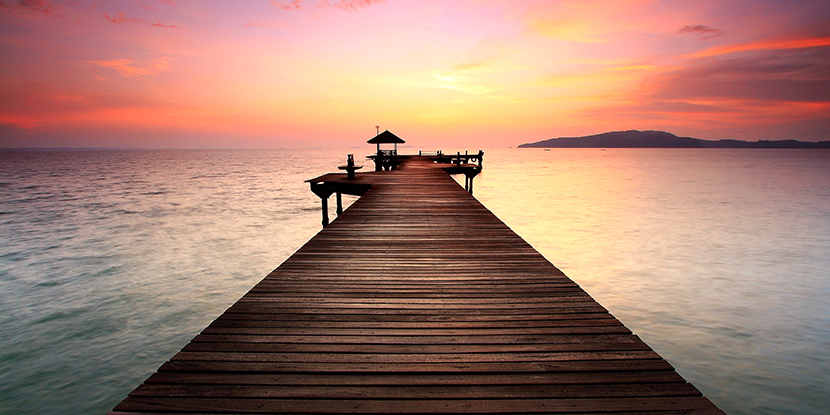
#> input picture 11_hafta/src/manzara.jpg, 830 x 415 px
$ python exp2.py
#> lines starting #> are read from the running program, lines starting #| are printed output that depends on the picture
import cv2 as cv

resim = cv.imread("./src/manzara.jpg")
#> resim is the input picture: shape (415, 830, 3); mean B, G, R 110.3, 124.7, 163.7

# rgb değil bgr
resim2 = resim.copy()
resim3 = resim.copy()
resim4 = resim.copy()

x,y,_= resim.shape
#> x = 415; y = 830

for i in range(x):
    for j in range(y):
        resim2[i,j][0] = 0
        resim3[i,j][1] = 0
        resim4[i,j][2] = 0
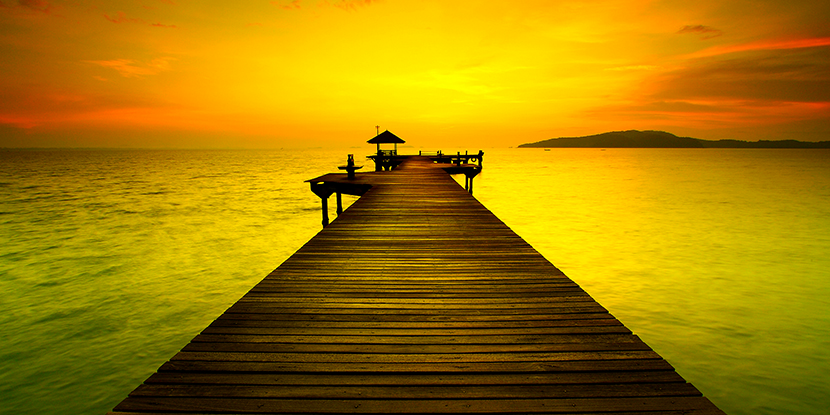
#> resim2: shape (415, 830, 3); mean B, G, R 0, 124.7, 163.7
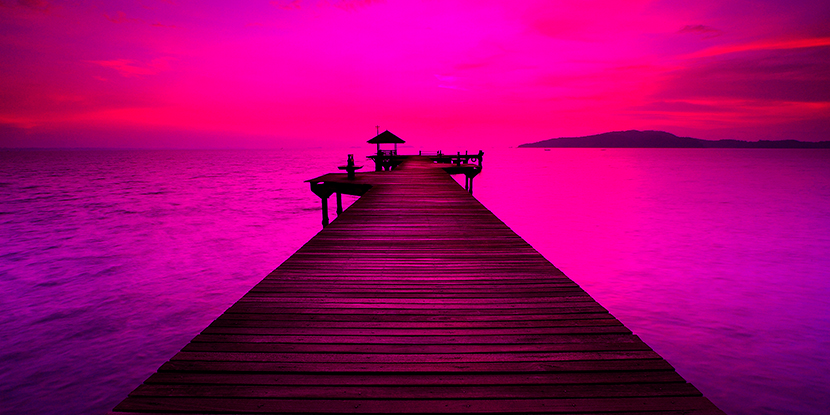
#> resim3: shape (415, 830, 3); mean B, G, R 110.3, 0, 163.7
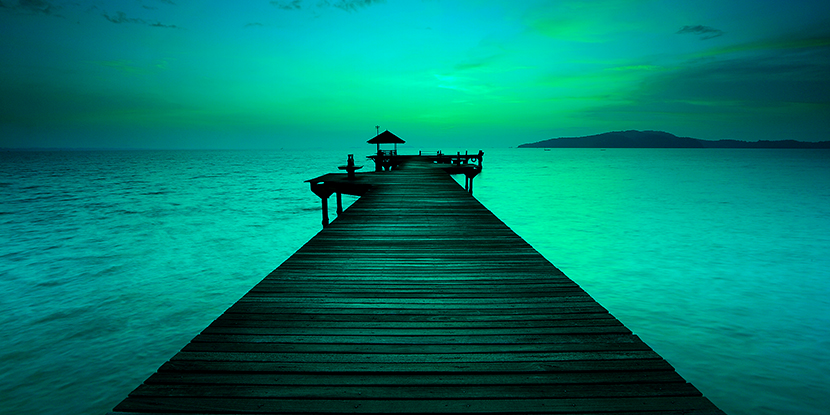
#> resim4: shape (415, 830, 3); mean B, G, R 110.3, 124.7, 0

cv.imshow("resim renkli1", resim)
cv.imshow("resim renkli2", resim2)
cv.imshow("resim renkli3", resim3)
cv.imshow("resim renkli", resim4)

cv.waitKey()
